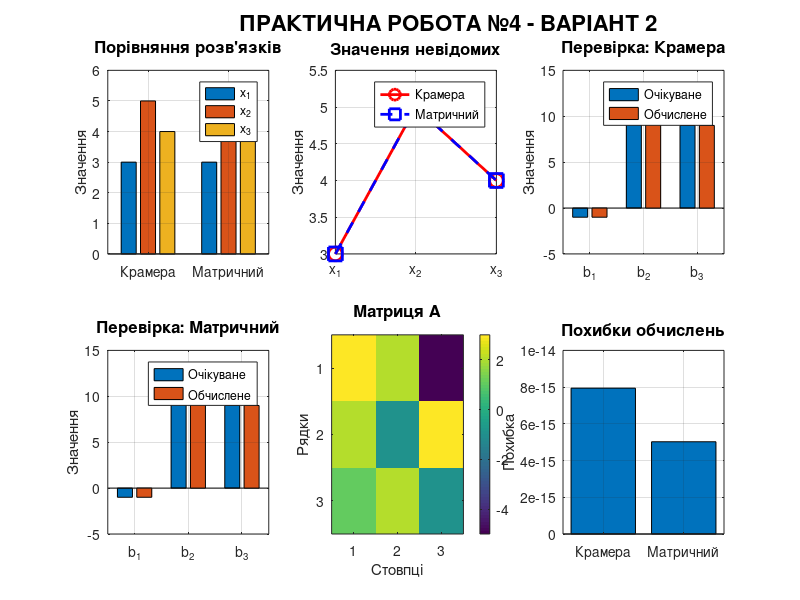

The MATLAB script that drew this image:
% ========================================================================
% ПРАКТИЧНА РОБОТА №4 - ВАРІАНТ 2
% Розв'язування СЛАР методами Крамера та матричним
% ========================================================================
% Система рівнянь:
% 3x₁ + 2x₂ - 5x₃ = -1
% 2x₁ - x₂ + 3x₃ = 13
% x₁ + 2x₂ - x₃ = 9
% ========================================================================

clear all;
clc;
close all;

fprintf('\n');
fprintf('╔════════════════════════════════════════════════════════════════╗\n');
fprintf('║        ПРАКТИЧНА РОБОТА №4 - ВАРІАНТ 2                        ║\n');
fprintf('║   Розв''язування СЛАР методами Крамера та матричним            ║\n');
fprintf('╚════════════════════════════════════════════════════════════════╝\n');
fprintf('\n');

% ========================================================================
% КРОК 1: ВВЕДЕННЯ ДАНИХ
% ========================================================================
fprintf('КРОК 1: ВВЕДЕННЯ ДАНИХ\n');
fprintf('──────────────────────────────────────────────────────────────────\n');

% Матриця системи A
A = [3  2 -5;
     2 -1  3;
     1  2 -1];

% Вектор вільних членів B
B = [-1; 13; 9];

fprintf('Система рівнянь:\n');
fprintf('  3x₁ + 2x₂ - 5x₃ = -1\n');
fprintf('  2x₁ - x₂ + 3x₃ = 13\n');
fprintf('  x₁ + 2x₂ - x₃ = 9\n');
fprintf('\n');

fprintf('Матриця системи A:\n');
disp(A);

fprintf('Вектор вільних членів B:\n');
disp(B);

% ========================================================================
% КРОК 2: ПЕРЕВІРКА СУМІСНОСТІ СИСТЕМИ
% ========================================================================
fprintf('\n');
fprintf('╔════════════════════════════════════════════════════════════════╗\n');
fprintf('║ КРОК 2: ПЕРЕВІРКА СУМІСНОСТІ СИСТЕМИ                          ║\n');
fprintf('╚════════════════════════════════════════════════════════════════╝\n');
fprintf('\n');

% Побудова розширеної матриці
C = [A B];
fprintf('Розширена матриця C = [A | B]:\n');
disp(C);

% Знаходження рангів
r1 = rank(A);
r2 = rank(C);

fprintf('Ранг матриці A: r(A) = %d\n', r1);
fprintf('Ранг розширеної матриці C: r(C) = %d\n', r2);
fprintf('\n');

if r1 == r2
    fprintf('✓ ВИСНОВОК: r(A) = r(C) = %d\n', r1);
    fprintf('✓ Система є СУМІСНОЮ і має єдиний розв''язок\n');
    fprintf('\n');
else
    fprintf('✗ ВИСНОВОК: r(A) ≠ r(C)\n');
    fprintf('✗ Система є НЕСУМІСНОЮ\n');
    fprintf('\n');
    error('Система несумісна - розв''язок неможливий');
end

% ========================================================================
% КРОК 3: РОЗВ'ЯЗУВАННЯ МЕТОДОМ КРАМЕРА
% ========================================================================
fprintf('\n');
fprintf('╔════════════════════════════════════════════════════════════════╗\n');
fprintf('║ КРОК 3: РОЗВ''ЯЗУВАННЯ МЕТОДОМ КРАМЕРА                         ║\n');
fprintf('╚════════════════════════════════════════════════════════════════╝\n');
fprintf('\n');

% Обчислення визначника матриці системи
d = det(A);
fprintf('Визначник матриці системи:\n');
fprintf('  Δ = det(A) = %.4f\n', d);
fprintf('\n');

if abs(d) < 1e-10
    error('✗ Визначник дорівнює нулю - метод Крамера не застосовний');
end

% Виділення стовпців матриці А
A1 = A(:,1);
A2 = A(:,2);
A3 = A(:,3);

% Побудова матриць для обчислення невідомих
D1 = [B A2 A3];
D2 = [A1 B A3];
D3 = [A1 A2 B];

fprintf('Матриці для обчислення невідомих:\n\n');

fprintf('D₁ (B замінює 1-й стовпець):\n');
disp(D1);

fprintf('D₂ (B замінює 2-й стовпець):\n');
disp(D2);

fprintf('D₃ (B замінює 3-й стовпець):\n');
disp(D3);

% Обчислення визначників
d1 = det(D1);
d2 = det(D2);
d3 = det(D3);

fprintf('Визначники матриць невідомих:\n');
fprintf('  Δ₁ = det(D₁) = %.4f\n', d1);
fprintf('  Δ₂ = det(D₂) = %.4f\n', d2);
fprintf('  Δ₃ = det(D₃) = %.4f\n', d3);
fprintf('\n');

% Знаходження коренів за формулами Крамера
X_kramer = [d1/d; d2/d; d3/d];

fprintf('───────────────────────────────────────\n');
fprintf('  РОЗВ''ЯЗОК МЕТОДОМ КРАМЕРА:\n');
fprintf('───────────────────────────────────────\n');
fprintf('  x₁ = Δ₁/Δ = %.4f / %.4f = %.6f\n', d1, d, X_kramer(1));
fprintf('  x₂ = Δ₂/Δ = %.4f / %.4f = %.6f\n', d2, d, X_kramer(2));
fprintf('  x₃ = Δ₃/Δ = %.4f / %.4f = %.6f\n', d3, d, X_kramer(3));
fprintf('───────────────────────────────────────\n');
fprintf('\n');

% Перевірка розв'язку
B_check_kramer = A * X_kramer;
fprintf('Перевірка (A * X):\n');
disp(B_check_kramer);
fprintf('Очікувалось B:\n');
disp(B);

error_kramer = norm(B - B_check_kramer);
fprintf('Похибка: %.10e\n', error_kramer);

if error_kramer < 1e-6
    fprintf('✓ Перевірка ПРОЙДЕНА (похибка < 10⁻⁶)\n');
else
    fprintf('✗ Перевірка НЕ ПРОЙДЕНА\n');
end
fprintf('\n');

% ========================================================================
% КРОК 4: РОЗВ'ЯЗУВАННЯ МАТРИЧНИМ МЕТОДОМ
% ========================================================================
fprintf('\n');
fprintf('╔════════════════════════════════════════════════════════════════╗\n');
fprintf('║ КРОК 4: РОЗВ''ЯЗУВАННЯ МАТРИЧНИМ МЕТОДОМ                       ║\n');
fprintf('╚════════════════════════════════════════════════════════════════╝\n');
fprintf('\n');

% Знаходження оберненої матриці
A_inv = inv(A);
fprintf('Обернена матриця A⁻¹:\n');
disp(A_inv);

% Знаходження розв'язку за формулою X = A⁻¹ * B
X_matrix = A_inv * B;

fprintf('───────────────────────────────────────\n');
fprintf('  РОЗВ''ЯЗОК МАТРИЧНИМ МЕТОДОМ:\n');
fprintf('───────────────────────────────────────\n');
fprintf('  X = A⁻¹ * B:\n');
fprintf('  x₁ = %.6f\n', X_matrix(1));
fprintf('  x₂ = %.6f\n', X_matrix(2));
fprintf('  x₃ = %.6f\n', X_matrix(3));
fprintf('───────────────────────────────────────\n');
fprintf('\n');

% Перевірка розв'язку
B_check_matrix = A * X_matrix;
fprintf('Перевірка (A * X):\n');
disp(B_check_matrix);
fprintf('Очікувалось B:\n');
disp(B);

error_matrix = norm(B - B_check_matrix);
fprintf('Похибка: %.10e\n', error_matrix);

if error_matrix < 1e-6
    fprintf('✓ Перевірка ПРОЙДЕНА (похибка < 10⁻⁶)\n');
else
    fprintf('✗ Перевірка НЕ ПРОЙДЕНА\n');
end
fprintf('\n');

% ========================================================================
% КРОК 5: ПОРІВНЯННЯ РЕЗУЛЬТАТІВ
% ========================================================================
fprintf('\n');
fprintf('╔════════════════════════════════════════════════════════════════╗\n');
fprintf('║ КРОК 5: ПОРІВНЯННЯ РЕЗУЛЬТАТІВ                                 ║\n');
fprintf('╚════════════════════════════════════════════════════════════════╝\n');
fprintf('\n');

diff_methods = norm(X_kramer - X_matrix);
fprintf('Різниця між методами: %.10e\n', diff_methods);

if diff_methods < 1e-6
    fprintf('✓ Обидва методи дали ІДЕНТИЧНІ результати\n');
else
    fprintf('⚠ Є незначна розбіжність між методами\n');
end
fprintf('\n');

% Порівняльна таблиця
fprintf('┌─────────┬──────────────┬──────────────┬─────────────┐\n');
fprintf('│ Змінна  │    Крамера   │   Матричний  │  Різниця    │\n');
fprintf('├─────────┼──────────────┼──────────────┼─────────────┤\n');
fprintf('│   x₁    │  %10.6f  │  %10.6f  │  %.3e  │\n', X_kramer(1), X_matrix(1), abs(X_kramer(1)-X_matrix(1)));
fprintf('│   x₂    │  %10.6f  │  %10.6f  │  %.3e  │\n', X_kramer(2), X_matrix(2), abs(X_kramer(2)-X_matrix(2)));
fprintf('│   x₃    │  %10.6f  │  %10.6f  │  %.3e  │\n', X_kramer(3), X_matrix(3), abs(X_kramer(3)-X_matrix(3)));
fprintf('└─────────┴──────────────┴──────────────┴─────────────┘\n');
fprintf('\n');

% ========================================================================
% КРОК 6: ГРАФІЧНЕ ПРЕДСТАВЛЕННЯ
% ========================================================================
fprintf('\n');
fprintf('╔════════════════════════════════════════════════════════════════╗\n');
fprintf('║ КРОК 6: ПОБУДОВА ГРАФІКІВ                                      ║\n');
fprintf('╚════════════════════════════════════════════════════════════════╝\n');
fprintf('\n');

try
    figure('Position', [50, 50, 1400, 900]);
    
    % Підграфік 1: Порівняння розв'язків
    subplot(2,3,1);
    bar_data = [X_kramer'; X_matrix'];
    bar(bar_data);
    set(gca, 'XTickLabel', {'Крамера', 'Матричний'});
    legend('x_1', 'x_2', 'x_3', 'Location', 'best');
    title('Порівняння розв''язків', 'FontSize', 12, 'FontWeight', 'bold');
    ylabel('Значення');
    grid on;
    
    % Підграфік 2: Графік коренів
    subplot(2,3,2);
    plot(1:3, X_kramer, 'ro-', 'LineWidth', 2, 'MarkerSize', 10);
    hold on;
    plot(1:3, X_matrix, 'bs--', 'LineWidth', 2, 'MarkerSize', 10);
    set(gca, 'XTick', 1:3, 'XTickLabel', {'x_1', 'x_2', 'x_3'});
    legend('Крамера', 'Матричний', 'Location', 'best');
    title('Значення невідомих', 'FontSize', 12, 'FontWeight', 'bold');
    ylabel('Значення');
    grid on;
    
    % Підграфік 3: Перевірка Крамера
    subplot(2,3,3);
    bar([B, B_check_kramer]);
    set(gca, 'XTickLabel', {'b_1', 'b_2', 'b_3'});
    legend('Очікуване', 'Обчислене', 'Location', 'best');
    title('Перевірка: Крамера', 'FontSize', 12, 'FontWeight', 'bold');
    ylabel('Значення');
    grid on;
    
    % Підграфік 4: Перевірка матричний
    subplot(2,3,4);
    bar([B, B_check_matrix]);
    set(gca, 'XTickLabel', {'b_1', 'b_2', 'b_3'});
    legend('Очікуване', 'Обчислене', 'Location', 'best');
    title('Перевірка: Матричний', 'FontSize', 12, 'FontWeight', 'bold');
    ylabel('Значення');
    grid on;
    
    % Підграфік 5: Матриця A
    subplot(2,3,5);
    imagesc(A);
    colorbar;
    title('Матриця A', 'FontSize', 12, 'FontWeight', 'bold');
    set(gca, 'XTick', 1:3, 'YTick', 1:3);
    xlabel('Стовпці');
    ylabel('Рядки');
    
    % Підграфік 6: Похибки
    subplot(2,3,6);
    bar([error_kramer, error_matrix]);
    set(gca, 'XTickLabel', {'Крамера', 'Матричний'});
    title('Похибки обчислень', 'FontSize', 12, 'FontWeight', 'bold');
    ylabel('Похибка');
    grid on;
    
    % Загальний заголовок
    annotation('textbox', [0.3, 0.95, 0.4, 0.04], ...
               'String', 'ПРАКТИЧНА РОБОТА №4 - ВАРІАНТ 2', ...
               'EdgeColor', 'none', 'FontSize', 16, 'FontWeight', 'bold', ...
               'HorizontalAlignment', 'center');
    
    % Збереження графіка
    print -dpng -r300 lab4_result.png
    fprintf('✓ Графік збережено як: lab4_result.png\n');
    
catch err
    fprintf('⚠ Помилка при побудові графіків: %s\n', err.message);
    fprintf('  (Це не впливає на правильність розв''язку)\n');
end

fprintf('\n');

% ========================================================================
% ВИСНОВКИ
% ========================================================================
fprintf('\n');
fprintf('╔════════════════════════════════════════════════════════════════╗\n');
fprintf('║ ВИСНОВКИ                                                       ║\n');
fprintf('╚════════════════════════════════════════════════════════════════╝\n');
fprintf('\n');
fprintf('1. Система лінійних алгебраїчних рівнянь є СУМІСНОЮ\n');
fprintf('   (ранг матриці A дорівнює рангу розширеної матриці C)\n');
fprintf('\n');
fprintf('2. Знайдено єдиний розв''язок системи:\n');
fprintf('   x₁ = %.6f\n', X_matrix(1));
fprintf('   x₂ = %.6f\n', X_matrix(2));
fprintf('   x₃ = %.6f\n', X_matrix(3));
fprintf('\n');
fprintf('3. Метод Крамера:\n');
fprintf('   - Використовує обчислення визначників\n');
fprintf('   - Похибка: %.3e\n', error_kramer);
fprintf('\n');
fprintf('4. Матричний метод:\n');
fprintf('   - Використовує обернену матрицю\n');
fprintf('   - Похибка: %.3e\n', error_matrix);
fprintf('\n');
fprintf('5. Обидва методи дали ідентичні результати\n');
fprintf('\n');
fprintf('6. Перевірка підтверджує правильність розв''язку\n');
fprintf('\n');
fprintf('╚════════════════════════════════════════════════════════════════╝\n');
fprintf('\n');